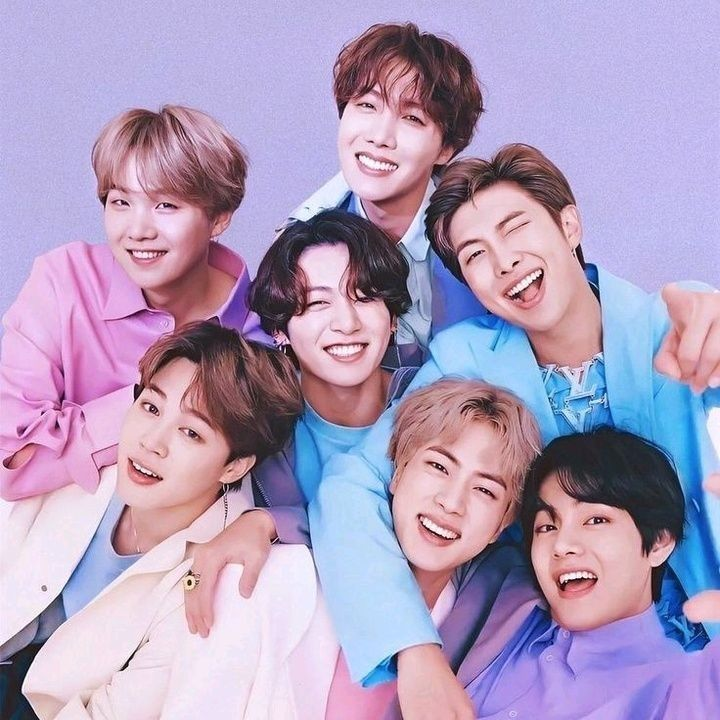
#> input picture Foto/bts.jpg, 720 x 720 px
$ python face_detect_Cascade.py
#> lines starting #> are read from the running program, lines starting #| are printed output that depends on the picture; after the words box and inside, x2 and y2 are one past the last pixel; in counts of white or black regions, pixels touching at a corner belong together
import cv2 as cv

img = cv.imread('Foto/bts.jpg')
#> img is the input picture: shape (720, 720, 3); mean B, G, R 189, 156.9, 175.3
cv.imshow('Bts', img)

gray = cv.cvtColor(img, cv.COLOR_BGR2GRAY)
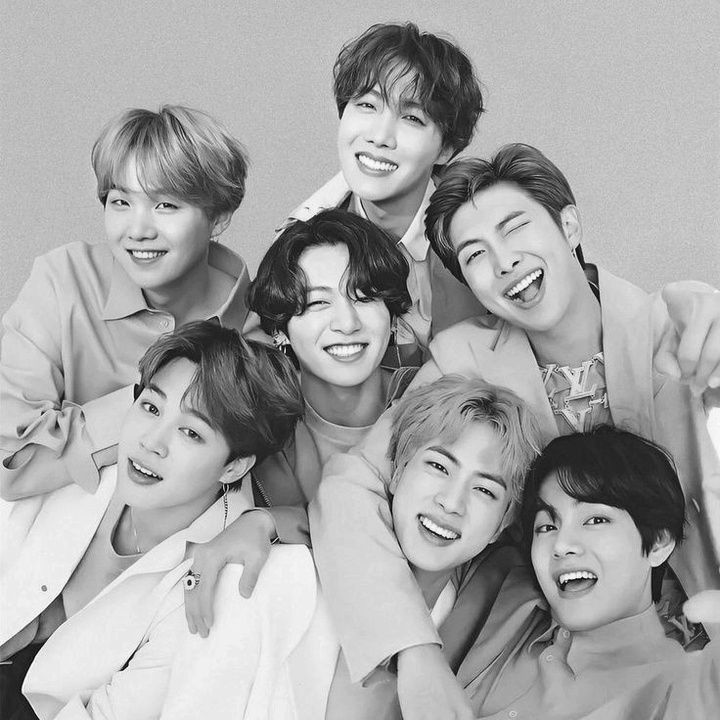
#> gray: shape (720, 720); min 1, max 254, mean 166.1
cv.imshow('Gray', gray)

haar_cascade = cv.CascadeClassifier('haar_face.xml')

faces_rect = haar_cascade.detectMultiScale(gray, scaleFactor=1.1, minNeighbors=5)
#> faces_rect = [[75, 152, 134, 134], [315, 63, 130, 130], [277, 252, 129, 129], [505, 469, 144, 144]]

print(f'Number of faces found = {len(faces_rect)}')
#| Number of faces found = 4

for (x,y,w,h) in faces_rect:
    cv.rectangle(img, (x,y), (x+w,y+h), (0,255,0), thickness=2)
#> this loop made 4 passes
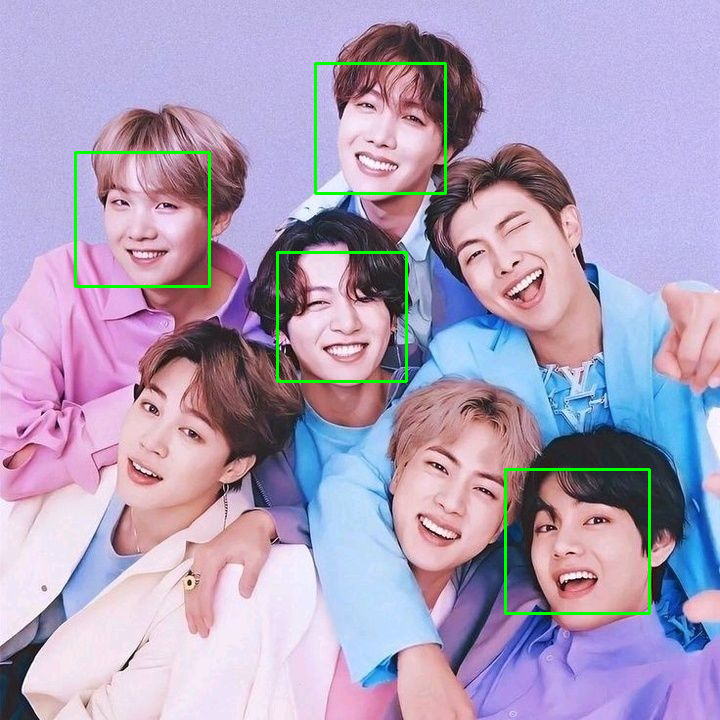
#> img: shape (720, 720, 3); 1.24% of pixels changed, all inside (x1, y1, x2, y2) = (74, 62, 651, 615)

cv.imshow('Detected Faces', img)

cv.waitKey(0)


# "cascade has more drawbacks with 20% performance percentage"
# "cascade memiliki lebih banyak kelemahan dengan prosentase kinerja 20%"

$ run again, with Foto/Capybara.jpg copied over Foto/bts.jpg
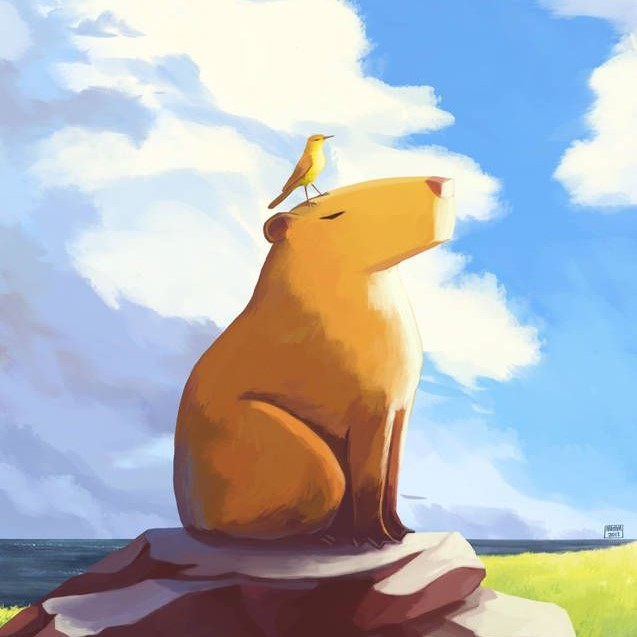
#> input picture Foto/Capybara.jpg, 637 x 637 px
#> img is the input picture: shape (637, 637, 3); mean B, G, R 187.9, 182.7, 177.8
#> `gray = cv.cvtColor(img, cv.COLOR_BGR2GRAY)`:
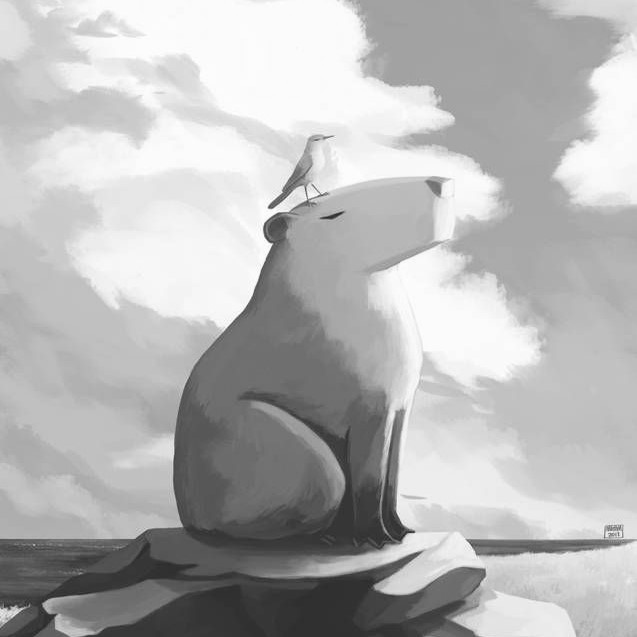
#> gray: shape (637, 637); min 32, max 255, mean 181.8
#> faces_rect = ()
#| Number of faces found = 0
